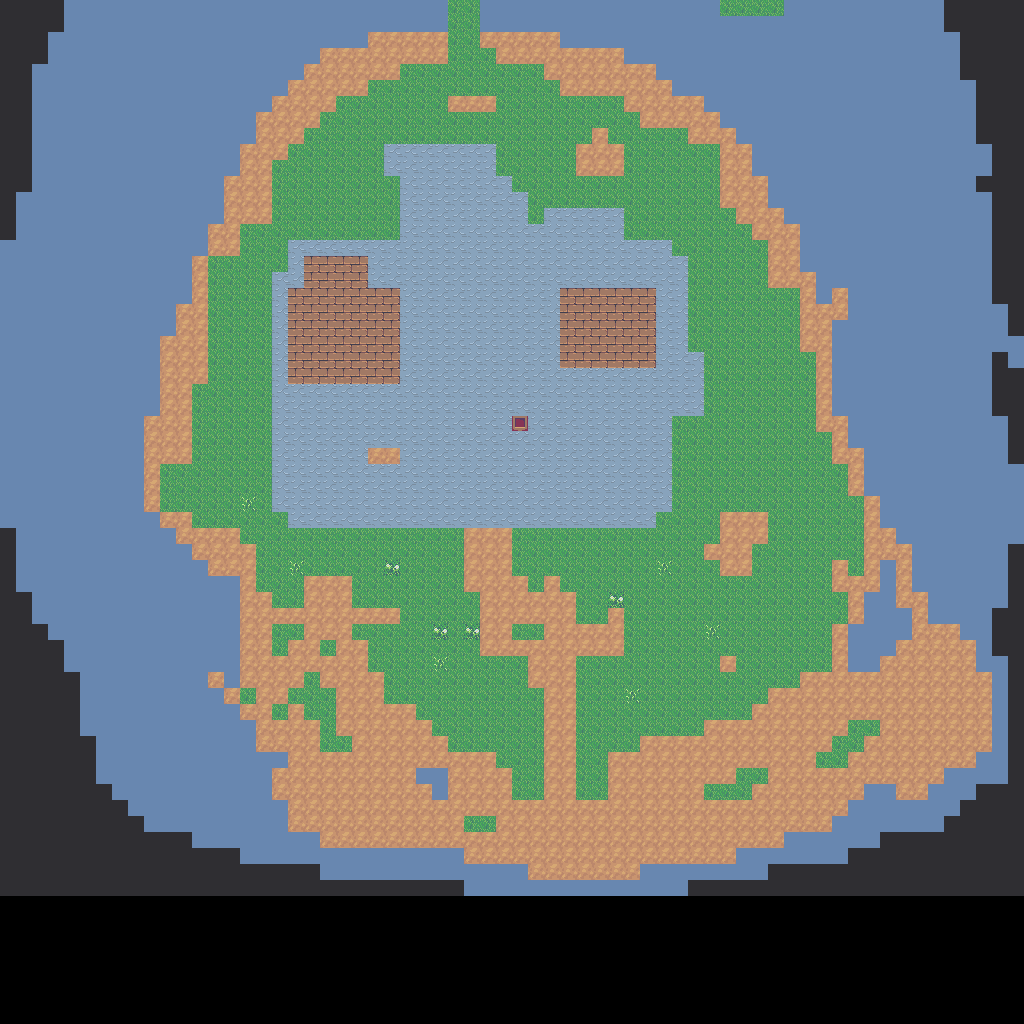

A 2D game scene composited from a Tiled map and its tileset images. What follows is a short description and the map's XML, with each tile layer's data collapsed to a summary:
An orthogonal 64x64 tile map with 16x16 px tiles, 5 tile layers (background, midground, buildings, foreground, ...), 2 tilesets.

<map version="1.2" tiledversion="1.3.0" orientation="orthogonal" renderorder="right-down" compressionlevel="0" width="64" height="64" tilewidth="16" tileheight="16" infinite="0" nextlayerid="13" nextobjectid="84">
 <tileset firstgid="1" source="BackgroundMasterSpriteSheet.tsx" />
 <tileset firstgid="10001" source="ForegroundTileset.tsx" />
 <layer id="1" name="background" width="64" height="64">
  <data>[4096 cells, 3584 non-empty, 3 distinct tile ids]</data>
 </layer>
 <layer id="3" name="midground" width="64" height="64">
  <data>[4096 cells, 1320 non-empty, 5 distinct tile ids]</data>
 </layer>
 <layer id="2" name="buildings" width="64" height="64">
  <data>[4096 cells, 0 non-empty, 0 distinct tile ids]</data>
 </layer>
 <layer id="4" name="foreground" width="64" height="64">
  <data>[4096 cells, 1 non-empty, 1 distinct tile ids]</data>
 </layer>
 <layer id="6" name="front" width="64" height="64">
  <data>[4096 cells, 0 non-empty, 0 distinct tile ids]</data>
 </layer>
 <objectgroup id="5" name="Portal" />
 <objectgroup id="12" name="CharacterSpawnZone" />
 <objectgroup id="9" name="SpecialZone" />
 <objectgroup id="11" name="MusicZones" />
 <objectgroup id="10" name="ComplexShapes" />
</map>
